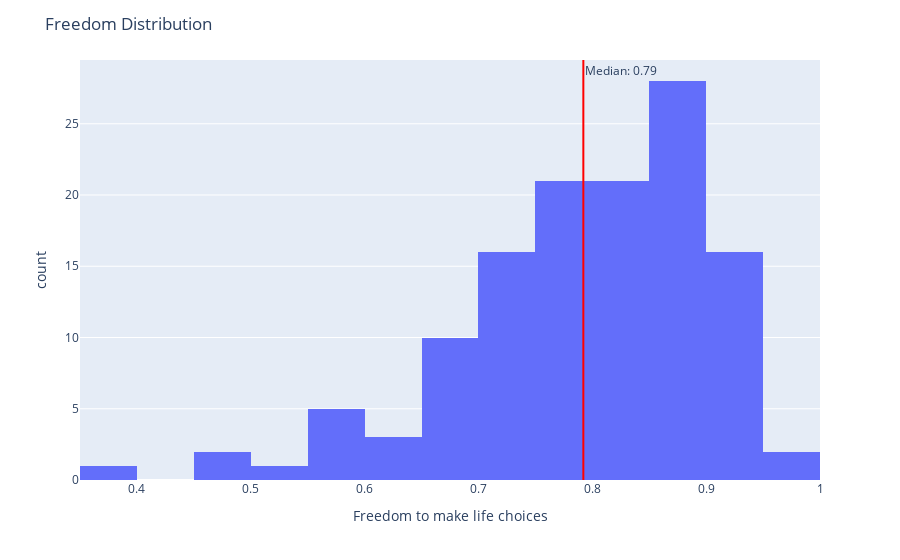

Here is the notebook cell this chart was saved with:
### Code cell
fig = px.histogram(df, 'Freedom to make life choices')
median_value = df['Freedom to make life choices'].mean()
fig.add_vline(x=median_value, line_dash="solid", line_color="red", annotation_text=f"Median: {median_value:.2f}")
fig.update_layout(title='Freedom Distribution')
fig.show()

### Figure 1 — Plotly figure (JSON) as saved in the notebook; plotly's stock layout.template omitted (floating-point values rounded to 4 significant figures)
{"data": [{"alignmentgroup": "True", "bingroup": "x", "hovertemplate": "Freedom to make life choices=%{x}<br>count=%{y}<extra></extra>", "legendgroup": "", "marker": {"color": "#636efa", "pattern": {"shape": ""}}, "name": "", "offsetgroup": "", "orientation": "v", "showlegend": false, "type": "histogram", "x": [0.961, 0.934, 0.936, 0.809, 0.887, 0.948, 0.947, 0.891, 0.915, 0.887, 0.855, 0.89, 0.874, 0.874, 0.8, 0.846, 0.825, 0.852, 0.748, 0.819, 0.913, 0.895, 0.856, 0.878, 0.942, 0.895, 0.753, 0.894, 0.929, 0.782, 0.711, 0.792, 0.856, 0.886, 0.855, 0.765, 0.877, 0.818, 0.944, 0.856, 0.853, 0.845, 0.724, 0.799, 0.757, 0.801, 0.918, 0.758, 0.823, 0.843, 0.938, 0.877, 0.902, 0.717, 0.568, 0.813, 0.85, 0.701, 0.934, 0.84, 0.882, 0.939, 0.891, 0.805, 0.822, 0.868, 0.719, 0.804, 0.85, 0.802, 0.794, 0.919, 0.801, 0.808, 0.796, 0.832, 0.571, 0.794, 0.88, 0.73, 0.659, 0.919, 0.786, 0.659, 0.795, 0.642, 0.718, 0.686, 0.851, 0.646, 0.787, 0.593, 0.772, 0.622, 0.696, 0.669, 0.777, 0.766, 0.788, 0.576, 0.696, 0.787, 0.701, 0.677, 0.958, 0.743, 0.727, 0.845, 0.596, 0.713, 0.732, 0.657, 0.77, 0.72, 0.735, 0.897, 0.522, 0.791, 0.838, 0.47, 0.75, 0.742, 0.654, 0.66, 0.474, 0.382], "xaxis": "x", "yaxis": "y"}], "layout": {"annotations": [{"showarrow": false, "text": "Median: 0.79", "x": 0.7921, "xanchor": "left", "xref": "x", "y": 1, "yanchor": "top", "yref": "y domain"}], "barmode": "relative", "legend": {"tracegroupgap": 0}, "margin": {"t": 60}, "shapes": [{"line": {"color": "red", "dash": "solid"}, "type": "line", "x0": 0.7921, "x1": 0.7921, "xref": "x", "y0": 0, "y1": 1, "yref": "y domain"}], "title": {"text": "Freedom Distribution"}, "xaxis": {"anchor": "y", "domain": [0, 1], "title": {"text": "Freedom to make life choices"}}, "yaxis": {"anchor": "x", "domain": [0, 1], "title": {"text": "count"}}}}
